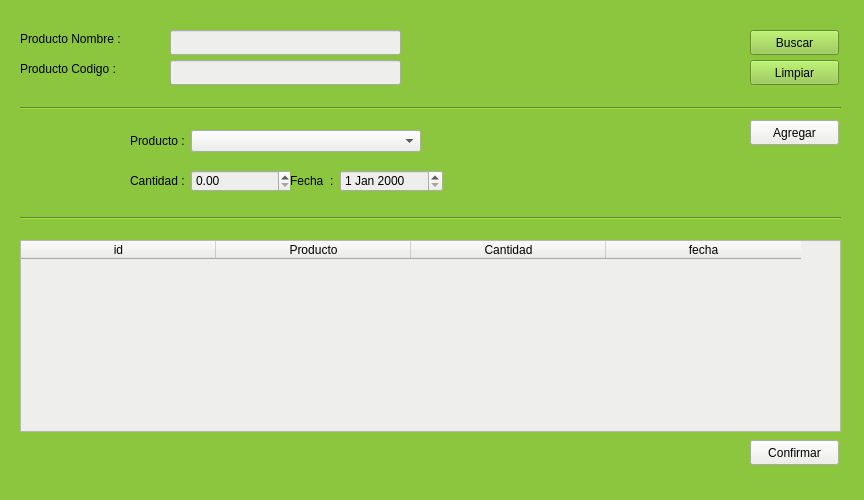
<?xml version="1.0" encoding="UTF-8"?>
<ui version="4.0">
 <class>form_entrada</class>
 <widget class="QWidget" name="form_entrada">
  <property name="geometry">
   <rect>
    <x>0</x>
    <y>0</y>
    <width>864</width>
    <height>500</height>
   </rect>
  </property>
  <property name="windowTitle">
   <string>Formulario de Entrada</string>
  </property>
  <property name="styleSheet">
   <string notr="true">background-color: rgb(140, 198, 63);</string>
  </property>
  <widget class="QPushButton" name="btn_buscar">
   <property name="geometry">
    <rect>
     <x>750</x>
     <y>30</y>
     <width>89</width>
     <height>25</height>
    </rect>
   </property>
   <property name="text">
    <string>Buscar</string>
   </property>
  </widget>
  <widget class="QLineEdit" name="lne_nombre_buscar">
   <property name="geometry">
    <rect>
     <x>170</x>
     <y>30</y>
     <width>231</width>
     <height>25</height>
    </rect>
   </property>
   <property name="styleSheet">
    <string notr="true">background-color: rgb(238, 238, 236);</string>
   </property>
  </widget>
  <widget class="QPushButton" name="btn_agregar">
   <property name="geometry">
    <rect>
     <x>750</x>
     <y>120</y>
     <width>89</width>
     <height>25</height>
    </rect>
   </property>
   <property name="styleSheet">
    <string notr="true">background-color: rgb(238, 238, 236);</string>
   </property>
   <property name="text">
    <string>Agregar</string>
   </property>
  </widget>
  <widget class="QLabel" name="label">
   <property name="geometry">
    <rect>
     <x>20</x>
     <y>30</y>
     <width>141</width>
     <height>17</height>
    </rect>
   </property>
   <property name="text">
    <string>Producto Nombre :</string>
   </property>
  </widget>
  <widget class="Line" name="line">
   <property name="geometry">
    <rect>
     <x>20</x>
     <y>100</y>
     <width>821</width>
     <height>16</height>
    </rect>
   </property>
   <property name="orientation">
    <enum>Qt::Horizontal</enum>
   </property>
  </widget>
  <widget class="QLabel" name="label_2">
   <property name="geometry">
    <rect>
     <x>20</x>
     <y>60</y>
     <width>141</width>
     <height>17</height>
    </rect>
   </property>
   <property name="text">
    <string>Producto Codigo :</string>
   </property>
  </widget>
  <widget class="QLineEdit" name="lne_codigo_buscar">
   <property name="geometry">
    <rect>
     <x>170</x>
     <y>60</y>
     <width>231</width>
     <height>25</height>
    </rect>
   </property>
   <property name="styleSheet">
    <string notr="true">background-color: rgb(238, 238, 236);</string>
   </property>
  </widget>
  <widget class="QPushButton" name="btn_limpiar">
   <property name="geometry">
    <rect>
     <x>750</x>
     <y>60</y>
     <width>89</width>
     <height>25</height>
    </rect>
   </property>
   <property name="text">
    <string>Limpiar</string>
   </property>
  </widget>
  <widget class="Line" name="line_2">
   <property name="geometry">
    <rect>
     <x>20</x>
     <y>210</y>
     <width>821</width>
     <height>16</height>
    </rect>
   </property>
   <property name="orientation">
    <enum>Qt::Horizontal</enum>
   </property>
  </widget>
  <widget class="QTableWidget" name="tw_productos">
   <property name="geometry">
    <rect>
     <x>20</x>
     <y>240</y>
     <width>821</width>
     <height>192</height>
    </rect>
   </property>
   <property name="styleSheet">
    <string notr="true">background-color: rgb(238, 238, 236);</string>
   </property>
   <property name="autoScrollMargin">
    <number>16</number>
   </property>
   <attribute name="horizontalHeaderDefaultSectionSize">
    <number>195</number>
   </attribute>
   <column>
    <property name="text">
     <string>id</string>
    </property>
   </column>
   <column>
    <property name="text">
     <string>Producto</string>
    </property>
   </column>
   <column>
    <property name="text">
     <string>Cantidad</string>
    </property>
   </column>
   <column>
    <property name="text">
     <string>fecha</string>
    </property>
   </column>
  </widget>
  <widget class="QPushButton" name="btn_confirmar">
   <property name="geometry">
    <rect>
     <x>750</x>
     <y>440</y>
     <width>89</width>
     <height>25</height>
    </rect>
   </property>
   <property name="styleSheet">
    <string notr="true">background-color: rgb(238, 238, 236);</string>
   </property>
   <property name="text">
    <string>Confirmar</string>
   </property>
  </widget>
  <widget class="QWidget" name="layoutWidget">
   <property name="geometry">
    <rect>
     <x>130</x>
     <y>170</y>
     <width>163</width>
     <height>28</height>
    </rect>
   </property>
   <layout class="QFormLayout" name="formLayout">
    <item row="0" column="1">
     <widget class="QDoubleSpinBox" name="doubleSpinBox">
      <property name="styleSheet">
       <string notr="true">background-color: rgb(238, 238, 236);</string>
      </property>
      <property name="maximum">
       <double>9999.989999999999782</double>
      </property>
     </widget>
    </item>
    <item row="0" column="0">
     <widget class="QLabel" name="label_5">
      <property name="text">
       <string>Cantidad :</string>
      </property>
     </widget>
    </item>
   </layout>
  </widget>
  <widget class="QWidget" name="layoutWidget">
   <property name="geometry">
    <rect>
     <x>290</x>
     <y>170</y>
     <width>153</width>
     <height>28</height>
    </rect>
   </property>
   <layout class="QFormLayout" name="formLayout_3">
    <item row="0" column="0">
     <widget class="QLabel" name="label_6">
      <property name="text">
       <string>Fecha  :</string>
      </property>
     </widget>
    </item>
    <item row="0" column="1">
     <widget class="QDateEdit" name="dateEdit">
      <property name="styleSheet">
       <string notr="true">background-color: rgb(238, 238, 236);</string>
      </property>
     </widget>
    </item>
   </layout>
  </widget>
  <widget class="QWidget" name="layoutWidget">
   <property name="geometry">
    <rect>
     <x>130</x>
     <y>130</y>
     <width>291</width>
     <height>27</height>
    </rect>
   </property>
   <layout class="QFormLayout" name="formLayout_2">
    <item row="0" column="0">
     <widget class="QLabel" name="label_3">
      <property name="text">
       <string>Producto :</string>
      </property>
     </widget>
    </item>
    <item row="0" column="1">
     <widget class="QComboBox" name="cbx_producto">
      <property name="styleSheet">
       <string notr="true">background-color: rgb(238, 238, 236);</string>
      </property>
     </widget>
    </item>
   </layout>
  </widget>
 </widget>
 <resources/>
 <connections/>
</ui>
